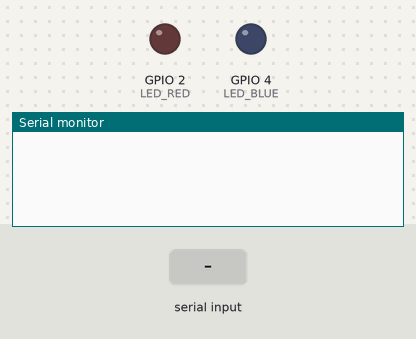
This program was run on a simulated ESP32. Shown: output pins drawn as LEDs (lit = HIGH), the last lines printed to the serial monitor. Inputs (shaded band) come from the test bench.

Above: at 2.2 s.
2.3 s: "red\n" received over Serial
At 3.3 s:
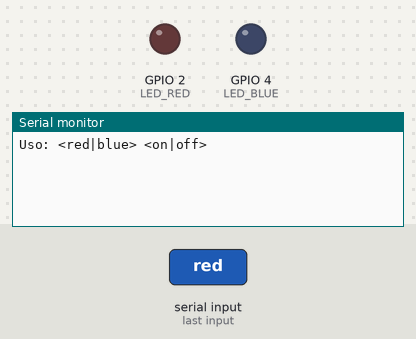
3.8 s: "help\n" received over Serial
At 4.9 s:
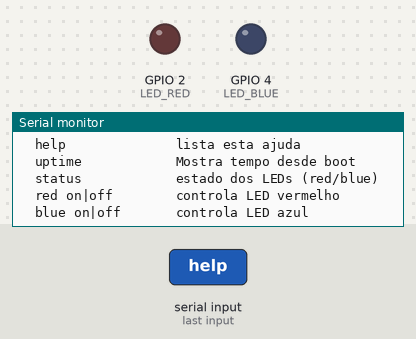
5.3 s: "uptime\n" received over Serial
At 6.8 s:
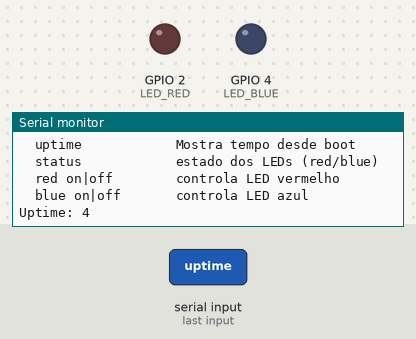

The program:

main.cpp
```cpp
#include <Arduino.h>
#include "app/app_state.h"
#include "cli/cli.h"
#include "app/pins.h"

static AppState appState;

void setup() {
  // put your setup code here, to run once:
  Serial.begin(115200);
  pinMode(LED_RED, OUTPUT);
  pinMode(LED_BLUE, OUTPUT);
  delay(1000); // Wait for Serial to initialize
  Serial.setTimeout(10000);
  appState.bootMs = millis();
}

void loop() {
  cliPoll(appState);
}
```

app_state.h
```cpp
#pragma once
#include <Arduino.h>

struct AppState {
  bool redOn = false;
  bool blueOn = false;
  uint32_t bootMs = 0;

};
```

cli.cpp
```cpp
#include "cli.h"
#include "commands.h"
#include <ctype.h>

void cliPoll(AppState& app) {
  static char buffer[32];
  static int pos = 0;

  while (Serial.available() > 0) {
    char c = Serial.read();

    if (c == '\r' || c == '\n') {
      if (pos > 0) {
        buffer[pos] = '\0';
        executeCommand(buffer, app);
        pos = 0;
      }
    } else if (pos < sizeof(buffer) - 1) {
      buffer[pos] = (char)tolower((unsigned char)c);
      pos++;
    }
  }
}
```

cli.h
```cpp
#pragma once
#include <Arduino.h>
#include "../app/app_state.h"

void cliPoll(AppState& app);
```

commands.cpp
```cpp
#include "commands.h"
#include <string.h>
#include "app/pins.h"

static int resolveLedPin(const char* device) {
    if (strcmp(device, "red") == 0) return LED_RED;
    if (strcmp(device, "blue") == 0) return LED_BLUE;
    return -1;
}
void executeCommand(char* line, AppState& app) {
  (void)app;
  char* device = strtok(line, " ");

  if(device == nullptr){
    return;
  }
  if(strcmp(device,"help") == 0){
    Serial.println("Comandos:");
    Serial.println("  help              lista esta ajuda");
    Serial.println("  uptime            Mostra tempo desde boot");
    Serial.println("  status            estado dos LEDs (red/blue)");
    Serial.println("  red on|off        controla LED vermelho");
    Serial.println("  blue on|off       controla LED azul");
    return;
  }
  if(strcmp(device,"uptime") == 0){
    uint32_t now = millis();

    Serial.printf("Uptime: %lu",(now - app.bootMs)/1000);
    return;
  }

  if (strcmp(device, "status") == 0) {
    Serial.printf("Status atual:\r\nLed 1: %s\r\nLed 2: %s\r\n", app.redOn ? "ON" : "OFF", app.blueOn ? "ON" : "OFF");
    return;
  }

  int pin = resolveLedPin(device);
  if (pin == -1) {
    Serial.println("Dispositivo nao reconhecido");
    return;
  }

  char* action = strtok(NULL, " ");
  if (action == nullptr){
    Serial.println("Uso: <red|blue> <on|off>");
    return;
  }

  if (strcmp(action, "on") == 0){
    digitalWrite(pin, HIGH);
    if (pin == LED_RED) app.redOn = true;
    if (pin == LED_BLUE) app.blueOn = true;
    Serial.printf("Led %s ligada\r\n", device);
  } else if (strcmp(action, "off") == 0) {
      digitalWrite(pin, LOW);
      if (pin == LED_RED) app.redOn = false;
      if (pin == LED_BLUE) app.blueOn = false;
      Serial.printf("Led %s desligada\r\n", device);
    } else {
      Serial.println("Action nao reconhecida");
    }

}
```

commands.h
```cpp
#pragma once
#include <Arduino.h>
#include "../app/app_state.h"

void executeCommand(char* line, AppState& app);
```

pins.h
```cpp
#pragma once
#include <Arduino.h>

static constexpr uint8_t LED_RED = 2;
static constexpr uint8_t LED_BLUE = 4;
```

Measured:
- after the input at 2.3 s, the serial monitor: prints a new line at once (image 1)
- after the input at 3.8 s, the serial monitor: prints a new line at once (image 2)
- after the input at 5.3 s, the serial monitor: prints a new line at once (image 3)
